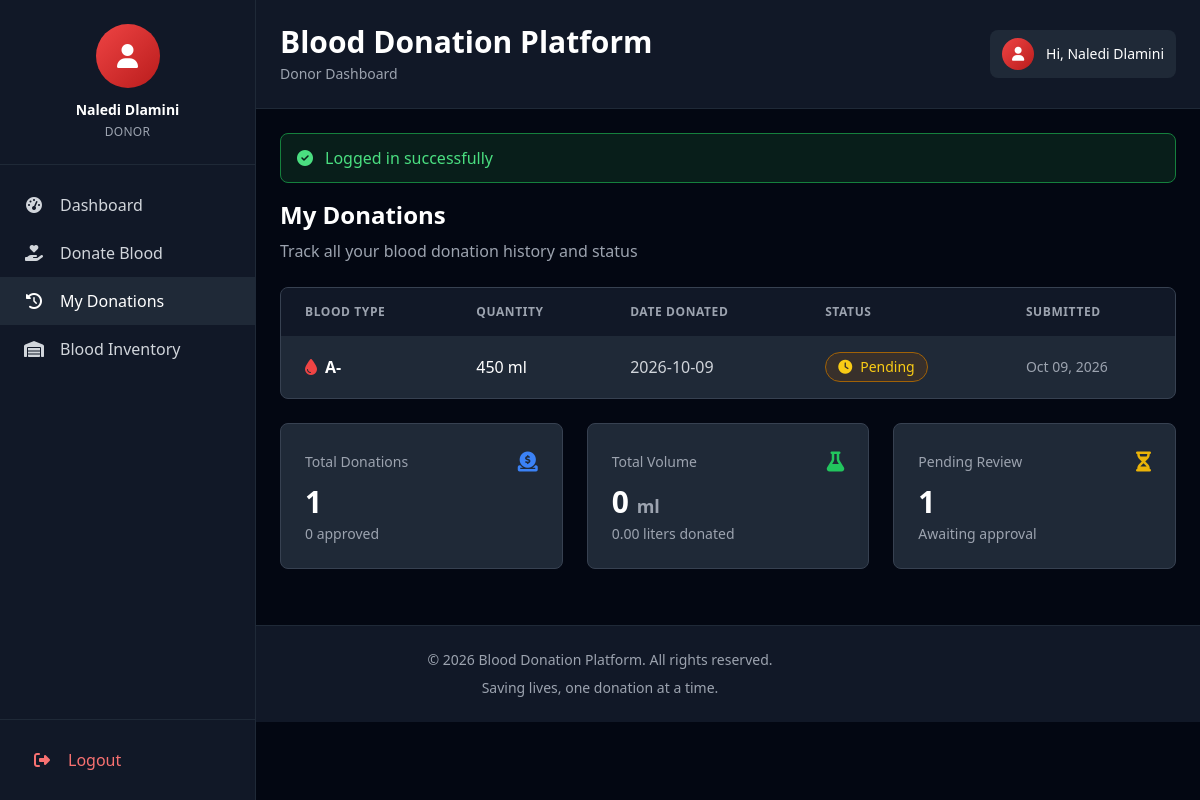
Page /my_donations.php (signed in) on the committed database.
### tables this page shows
CREATE TABLE IF NOT EXISTS users (
  id INT AUTO_INCREMENT PRIMARY KEY,
  full_name VARCHAR(150) NOT NULL,
  email VARCHAR(150) NOT NULL UNIQUE,
  password VARCHAR(255) NOT NULL,
  phone VARCHAR(30),
  gender ENUM('Male','Female','Other') DEFAULT 'Other',
  blood_type VARCHAR(3),
  address TEXT,
  user_type ENUM('Admin','Staff','Donor','Recipient') NOT NULL DEFAULT 'Donor',
  created_at TIMESTAMP DEFAULT CURRENT_TIMESTAMP
);

CREATE TABLE IF NOT EXISTS donations (
  id INT AUTO_INCREMENT PRIMARY KEY,
  donor_id INT NOT NULL,
  blood_type VARCHAR(3) NOT NULL,
  quantity_ml INT NOT NULL,
  status ENUM('Pending','Approved','Rejected') DEFAULT 'Pending',
  date_donated DATE,
  created_at TIMESTAMP DEFAULT CURRENT_TIMESTAMP,
  FOREIGN KEY (donor_id) REFERENCES users(id) ON DELETE CASCADE
);

### db.php (called while the page is built, shortened)
<?php
$db_host = 'localhost';
$db_user = 'root';
$db_pass = '';
$db_name = 'blood_donation_db';
$con = new mysqli($db_host, $db_user, $db_pass, $db_name);
function flash($key, $val = null) {
    if ($val === null) {
        if (isset($_SESSION['flash'][$key])) {
            $v = $_SESSION['flash'][$key];
            return $v;
        }
        return null;
    }
}
function current_user() {
    global $con;
    $id = (int)$_SESSION['user_id'];
    $res = $con->query("SELECT * FROM users WHERE id=$id");
    if ($res && $res->num_rows) return $res->fetch_assoc();
    return null;
}
?>

### my_donations.php (the view, shortened to what this page needs)
<?php
require_once 'db.php';
include 'header.php';
?>
<div class="mb-6">
  <h2 class="text-2xl font-bold text-white mb-2">My Donations</h2>
  <p class="text-gray-400">Track all your blood donation history and status</p>
</div>
<div class="bg-gray-800 border border-gray-700 rounded-lg overflow-hidden">
  <?php
  $res = $con->query("SELECT * FROM donations WHERE donor_id={$user['id']} ORDER BY created_at DESC");
  if ($res && $res->num_rows) {
      echo '<div class="overflow-x-auto">';
      echo '<table class="w-full">';
      echo '<thead class="bg-gray-900">';
      echo '<tr>';
      echo '<th class="px-6 py-4 text-left text-xs font-semibold text-gray-400 uppercase tracking-wider">Blood Type</th>';
      echo '<th class="px-6 py-4 text-left text-xs font-semibold text-gray-400 uppercase tracking-wider">Quantity</th>';
      echo '<th class="px-6 py-4 text-left text-xs font-semibold text-gray-400 uppercase tracking-wider">Date Donated</th>';
      echo '<th class="px-6 py-4 text-left text-xs font-semibold text-gray-400 uppercase tracking-wider">Status</th>';
      echo '<th class="px-6 py-4 text-left text-xs font-semibold text-gray-400 uppercase tracking-wider">Submitted</th>';
      echo '</tr>';
      echo '</thead>';
      echo '<tbody class="divide-y divide-gray-700">';
      while ($r = $res->fetch_assoc()) {
          $status = $r['status'];
          if ($status === 'Approved') {
              $badge_class = 'bg-green-900/30 text-green-400 border-green-700';
              $icon = 'fa-check-circle';
          } elseif ($status === 'Rejected') {
              $badge_class = 'bg-red-900/30 text-red-400 border-red-700';
              $icon = 'fa-times-circle';
          } else {
              $badge_class = 'bg-yellow-900/30 text-yellow-400 border-yellow-700';
              $icon = 'fa-clock';
          }
          echo '<tr class="hover:bg-gray-750 transition-colors">';
          echo '<td class="px-6 py-4 whitespace-nowrap">';
          echo '<div class="flex items-center gap-2">';
          echo '<i class="fas fa-tint text-red-500"></i>';
          echo '<span class="text-white font-semibold">' . htmlspecialchars($r['blood_type']) . '</span>';
          echo '</div>';
          echo '</td>';
          echo '<td class="px-6 py-4 whitespace-nowrap text-white">' . number_format($r['quantity_ml']) . ' ml</td>';
          echo '<td class="px-6 py-4 whitespace-nowrap text-gray-300">' . ($r['date_donated'] ?? 'Not specified') . '</td>';
          echo '<td class="px-6 py-4 whitespace-nowrap">';
          echo '<span class="inline-flex items-center gap-2 px-3 py-1 rounded-full text-sm font-medium border ' . $badge_class . '">';
          echo '<i class="fas ' . $icon . '"></i>';
          echo $status;
          echo '</span>';
          echo '</td>';
          echo '<td class="px-6 py-4 whitespace-nowrap text-gray-400 text-sm">' . date('M d, Y', strtotime($r['created_at'])) . '</td>';
          echo '</tr>';
      }
      echo '</tbody>';
      echo '</table>';
      echo '</div>';
  }
  ?>
</div>
<?php if ($res && $res->num_rows): ?>
<div class="grid grid-cols-1 md:grid-cols-3 gap-6 mt-6">
  <?php
  $stats_res = $con->query("SELECT
    COUNT(*) as total,
    SUM(CASE WHEN status='Approved' THEN 1 ELSE 0 END) as approved,
    SUM(CASE WHEN status='Pending' THEN 1 ELSE 0 END) as pending,
    SUM(CASE WHEN status='Approved' THEN quantity_ml ELSE 0 END) as total_ml
    FROM donations WHERE donor_id={$user['id']}");
  $stats = $stats_res->fetch_assoc();
  ?>
  <div class="bg-gray-800 border border-gray-700 rounded-lg p-6">
    <div class="flex items-center justify-between mb-2">
      <h3 class="text-gray-400 text-sm font-medium">Total Donations</h3>
      <i class="fas fa-donate text-blue-500 text-xl"></i>
    </div>
    <p class="text-3xl font-bold text-white"><?=$stats['total']?></p>
    <p class="text-gray-400 text-sm mt-1"><?=$stats['approved']?> approved</p>
  </div>
  <div class="bg-gray-800 border border-gray-700 rounded-lg p-6">
    <div class="flex items-center justify-between mb-2">
      <h3 class="text-gray-400 text-sm font-medium">Total Volume</h3>
      <i class="fas fa-flask text-green-500 text-xl"></i>
    </div>
    <p class="text-3xl font-bold text-white"><?=number_format($stats['total_ml'])?> <span class="text-lg text-gray-400">ml</span></p>
    <p class="text-gray-400 text-sm mt-1"><?=number_format($stats['total_ml'] / 1000, 2)?> liters donated</p>
  </div>
  <div class="bg-gray-800 border border-gray-700 rounded-lg p-6">
    <div class="flex items-center justify-between mb-2">
      <h3 class="text-gray-400 text-sm font-medium">Pending Review</h3>
      <i class="fas fa-hourglass-half text-yellow-500 text-xl"></i>
    </div>
    <p class="text-3xl font-bold text-white"><?=$stats['pending']?></p>
    <p class="text-gray-400 text-sm mt-1">Awaiting approval</p>
  </div>
</div>
<?php endif; ?>
<?php include 'footer.php'; ?>

### header.php (shortened to what this page needs)
<?php
require_once __DIR__ . '/db.php';
$user = current_user();
$current_page = basename($_SERVER['PHP_SELF']);
?>
<!doctype html>
<html lang="en">
<head>
  <script src="https://cdn.tailwindcss.com"></script>
  <link rel="stylesheet" href="https://cdnjs.cloudflare.com/ajax/libs/font-awesome/6.4.0/css/all.min.css" />
  <link rel="stylesheet" href="assets/css/custom.css" />
</head>
<body class="bg-gray-950 text-white overflow-x-hidden">
  <?php if ($user): ?>
  <div id="sidebar" class="fixed left-0 top-0 w-64 h-screen bg-gray-900 border-r border-gray-800 z-40 transition-all duration-300 flex flex-col overflow-y-auto md:translate-x-0 -translate-x-full">
    <div class="border-b border-gray-800 p-6 text-center flex-shrink-0 mt-16 md:mt-0">
      <div class="w-16 h-16 bg-gradient-to-br from-red-500 to-red-700 rounded-full mx-auto mb-3 flex items-center justify-center overflow-hidden flex-shrink-0">
        <i class="fas fa-user text-white text-2xl"></i>
      </div>
      <h3 class="text-white font-semibold text-sm mb-1"><?php echo htmlspecialchars($user['full_name']); ?></h3>
      <p class="text-gray-400 text-xs uppercase tracking-wide"><?php echo htmlspecialchars($user['user_type']); ?></p>
    </div>
    <nav class="flex-1 py-4 px-0">
      <a href="dashboard.php" class="nav-item flex items-center px-6 py-3 text-gray-300 hover:text-white hover:bg-gray-800 transition-all duration-200 <?php echo $current_page == 'dashboard.php' ? 'bg-gray-800 text-white' : ''; ?>">
        <i class="fas fa-tachometer-alt w-5 text-center mr-4"></i>
        <span class="nav-text">Dashboard</span>
      </a>
      <?php if ($user['user_type'] === 'Donor'): ?>
        <a href="donate.php" class="nav-item flex items-center px-6 py-3 text-gray-300 hover:text-white hover:bg-gray-800 transition-all duration-200 <?php echo $current_page == 'donate.php' ? 'bg-gray-800 text-white' : ''; ?>">
          <i class="fas fa-hand-holding-heart w-5 text-center mr-4"></i>
          <span class="nav-text">Donate Blood</span>
        </a>
        <a href="my_donations.php" class="nav-item flex items-center px-6 py-3 text-gray-300 hover:text-white hover:bg-gray-800 transition-all duration-200 <?php echo $current_page == 'my_donations.php' ? 'bg-gray-800 text-white' : ''; ?>">
          <i class="fas fa-history w-5 text-center mr-4"></i>
          <span class="nav-text">My Donations</span>
        </a>
      <?php endif; ?>
      <?php if ($user['user_type'] !== 'Admin'): ?>
        <a href="inventory.php" class="nav-item flex items-center px-6 py-3 text-gray-300 hover:text-white hover:bg-gray-800 transition-all duration-200 <?php echo $current_page == 'inventory.php' ? 'bg-gray-800 text-white' : ''; ?>">
          <i class="fas fa-warehouse w-5 text-center mr-4"></i>
          <span class="nav-text">Blood Inventory</span>
        </a>
      <?php endif; ?>
    </nav>
    <div class="border-t border-gray-800 p-4 flex-shrink-0">
      <a href="logout.php" class="flex items-center px-4 py-3 text-red-400 hover:text-red-300 hover:bg-red-900/20 rounded-lg transition-all duration-200">
        <i class="fas fa-sign-out-alt w-5 text-center mr-4"></i>
        <span class="nav-text">Logout</span>
      </a>
    </div>
  </div>
  <div class="md:ml-64 transition-all duration-300">
    <div class="bg-gray-900 border-b border-gray-800 sticky top-0 z-20">
      <div class="flex flex-col md:flex-row items-start md:items-center justify-between gap-4 p-6 mt-16 md:mt-0">
        <div class="flex-1">
          <h1 class="text-3xl font-bold text-white mb-1">Blood Donation Platform</h1>
          <p class="text-gray-400 text-sm"><?php echo htmlspecialchars($user['user_type']); ?> Dashboard</p>
        </div>
        <div class="flex items-center gap-4 w-full md:w-auto">
          <div class="flex items-center gap-3 bg-gray-800 px-3 py-2 rounded-lg">
            <div class="w-8 h-8 bg-gradient-to-br from-red-500 to-red-700 rounded-full flex items-center justify-center">
              <i class="fas fa-user text-white text-sm"></i>
            </div>
            <span class="text-sm text-white hidden sm:inline">Hi, <?php echo htmlspecialchars($user['full_name']); ?></span>
          </div>
        </div>
      </div>
    </div>
    <div class="p-6">
      <?php if ($m = flash('success')): ?>
        <div class="bg-green-900/30 border border-green-700 text-green-400 px-4 py-3 rounded-lg mb-4 flex items-center">
          <i class="fas fa-check-circle mr-3"></i>
          <span><?php echo htmlspecialchars($m); ?></span>
        </div>
      <?php endif; ?>
  <?php endif; ?>

### assets/css/custom.css (style rules this page uses)
html { scroll-behavior: smooth; }
* { transition: background-color 0.2s ease, color 0.2s ease, border-color 0.2s ease; }
button, a, input, select, textarea { transition: all 0.2s ease; }

### rows in the picture
users: full_name "Naledi Dlamini", user_type "DONOR", user_type "Donor"
donations: blood_type "A-", quantity_ml "450", date_donated "2026-10-09", status "Pending", created_at "Oct 09, 2026"

### other values in the picture
$m "Logged in successfully"
$stats['total'] "1"
$stats['approved'] "0"
$stats['total_ml'] "0"
$stats['total_ml'] / 1000 "0.00"
$stats['pending'] "1"
